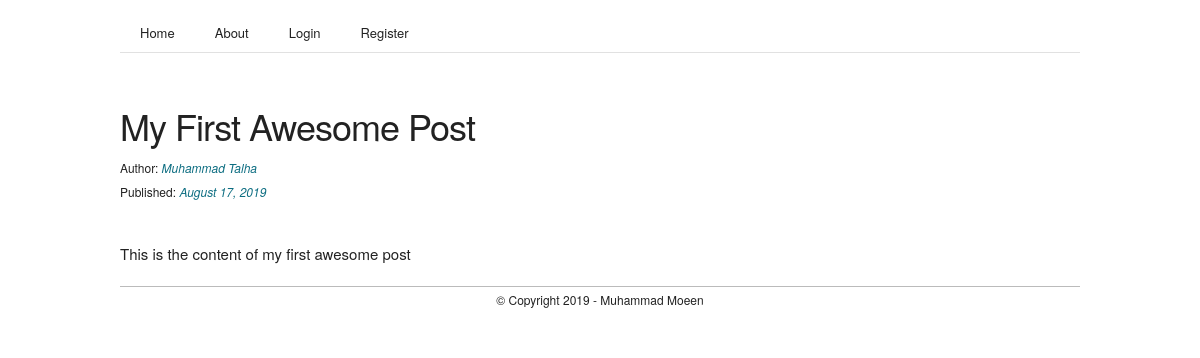
The app's page /article/1 with its own data.
### flaskblog/models.py (models this page shows, shortened)
class Post(db.Model):
    id = db.Column( db.Integer, primary_key = True )
    title = db.Column( db.String(200), nullable = False )
    date_posted = db.Column( db.DateTime, nullable = False, default = datetime.utcnow )
    content = db.Column( db.Text, nullable = False )
    user_id = db.Column( db.Integer, db.ForeignKey('user.id'), nullable = False )

class User(db.Model, UserMixin):
    id = db.Column( db.Integer, primary_key = True )
    name = db.Column( db.String(20), unique = True, nullable = False )
    email = db.Column( db.String(120), unique = True, nullable = False )
    image_file = db.Column( db.String(20), nullable = False, default = 'avatar.png' )
    password = db.Column( db.String(60), nullable = False )
    posts = db.relationship('Post', backref = 'author', lazy = True )

### flaskblog/routes.py (the view)
@app.route('/article/<int:post_id>')
def article(post_id):
    post = Post.query.get_or_404(post_id)
    return render_template('article.html', title=post.title, post=post)

### flaskblog/templates/article.html (shortened to what this page needs)
{% extends 'layout.html' %}
{% block content %}
	<section class="section article">
		<div class="container" style="margin-top: 5rem;">
			<h3>{{ post.title.title() }}</h3>
			<small>Author: <i><a href="{{ url_for('profile', user_id=post.user_id) }}">{% if post.author.name == current_user.name %}You{% else %}{{ post.author.name }}{% endif %}</a></i></small>
			<br>
			<small>Published: <i><a href="#">{{ post.date_posted.strftime('%B %d, %Y') }}</a></i></small>
			<br><br>
			<p>{{ post.content }}</p>
		</div>
	</section>
{% endblock content %}

### flaskblog/static/css/skeleton.css (style rules this page uses)
.container { position: relative; width: 100%; max-width: 960px; margin: 0 auto; padding: 0 20px; box-sizing: border-box; }
@media (min-width: 400px) { .container { width: 85%; padding: 0; } }
@media (min-width: 550px) { .container { width: 80%; } }
html { font-size: 62.5%; }
body { font-size: 1.5em; line-height: 1.6; font-weight: 400; font-family: "Raleway", "HelveticaNeue", "Helvetica Neue", Helvetica, Arial, sans-serif; color: #222; }
h1, h2, h3, h4, h5, h6 { margin-top: 0; margin-bottom: 2rem; font-weight: 300; }
h3 { font-size: 3.0rem; line-height: 1.3; letter-spacing: -.1rem; }
@media (min-width: 550px) { h3 { font-size: 3.6rem; } }
p { margin-top: 0; }
a { color: #1EAEDB; }
pre, blockquote, dl, figure, table, p, ul, ol, form { margin-bottom: 2.5rem; }
.container:after, .row:after, .u-cf { content: ""; display: table; clear: both; }

### flaskblog/static/css/skeleton-extended.css (style rules this page uses)
.section { margin: 1rem 0rem; }
h1, h2, h3, h4, h5, h6 { margin-bottom: 0.5rem; }
p { margin-top: 1.5rem; margin-bottom: 0rem; }
a { text-decoration: none; color: #0c6d81; }

### flaskblog/static/css/custom.css (style rules this page uses)
.article p { text-align: justify; }

### records on screen
Post: title "My First Awesome Post", date_posted "August 17, 2019", content "This is the content of my first awesome post"
User: author.name "Muhammad Talha"
